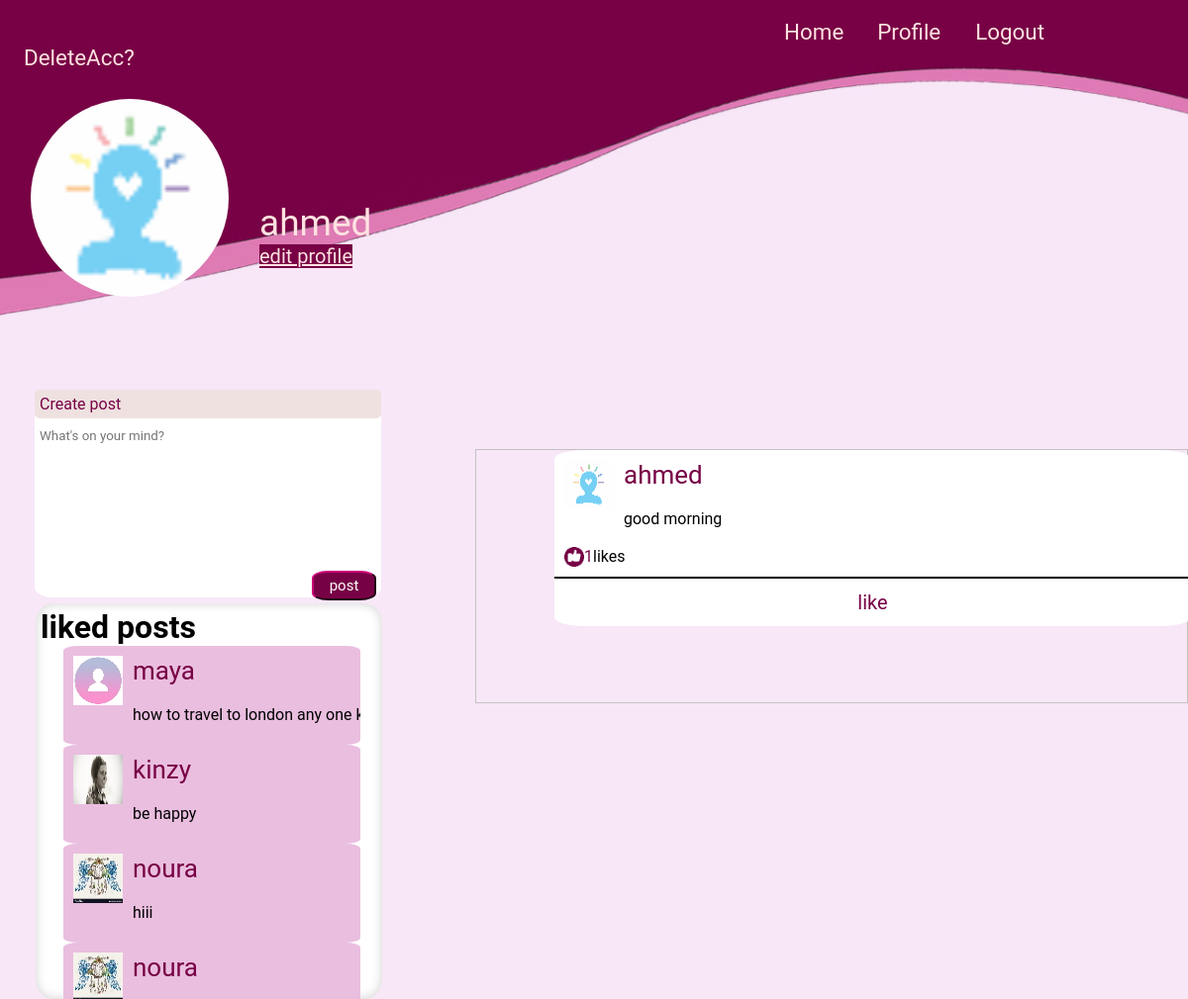
Page /userprofile.php (signed in) on the committed database.
### tables this page shows
CREATE TABLE `users` (
  `userId` int(11) NOT NULL,
  `userName` varchar(50) NOT NULL,
  `userEmail` varchar(100) NOT NULL,
  `userPassword` varchar(30) NOT NULL,
  `userPhoto` varchar(100) NOT NULL DEFAULT 'defaultavatar.jpeg'
);

CREATE TABLE `posts` (
  `postId` int(11) NOT NULL,
  `userId` int(11) NOT NULL,
  `postDescription` mediumtext NOT NULL,
  `likebutton` int(11) NOT NULL,
  `chatbutton` int(30) NOT NULL
);

### userprofile.php (the view, shortened to what this page needs)
<?php session_start();
$connection = mysqli_connect("localhost", "root", "");
$user_check = $_SESSION['userId'];
$query="select * from users where userId='$user_check'";
$ses_sql=mysqli_query($connection,$query);
$row=mysqli_fetch_assoc($ses_sql);
$username=$row["userName"];
$photo=$row["userPhoto"];
$postquery="select * from posts where userId='$user_check' ORDER BY posts.postId DESC";
$sql=mysqli_query($connection,$postquery);
$num_of_rows=mysqli_num_rows($sql);
?>
<!DOCTYPE html>
<html>
<head>
	<link rel="stylesheet" type="text/css" href="profileStyle.css" media="all">
</head>
<body style="overflow: auto;font-family:'Roboto';">
	<br>
 <div>
   <a class="homelink" href="profile.php">Home</a>
   <a class="profilelink" href="">Profile</a>
   <a class="profilelink" href="Logout.php" style="color: #FFE2E1;
  text-decoration: none;
  clear: right;
  font-size: 140%; margin-left: 31px;">Logout</a>
  <a class="delete" href="deleteaccount.php">DeleteAcc?</a>
 </div>
   <div class="userinfo">
	   <img class="profilephoto" src="<?= $photo?>" >
	   <p class="username"><?= $username?></p>
	   <a class="editProfile" href="editProfile.php">edit profile</a>
   </div>
   <div class="userpostApost">
   	 <p class="createPost">Create post</p>
   	 <form method="post">
   	 	<textarea class="texttype" name="status" placeholder="What's on your mind?"></textarea>
   	 	<input type="submit" name="postit" class="postbutton" value="post">
   	 </form>
   </div>
   <?php
extract($_POST);
?>
   <?php for ($i=0; $i < $num_of_rows; $i++) {
     $row=mysqli_fetch_assoc($sql);
     $postid=$row["postId"];
     $countQuery="select postId from likes where postId=$postid";
     $countSql=mysqli_query($connection,$countQuery);
     $countresult=mysqli_num_rows($countSql);
    ?>
   <div class="setofposts">
   	<div class="firstPost" style="overflow: auto;">
   		<img class="postprofilephoto" src="<?= $photo?>">
   		<p class="firstPostname"><?= $username?></p>
   		<div class="firstpostcontent"><?= $row["postDescription"]?></div>
   		<br>
   		<div style="display: inline-block; width: 84px;">
   		<img class="likeicon"src="like.jpeg">
   		<p class="numberoflikes" style="color: #770145"><?= $countresult?></p>
      <p class="liketext"> likes</p>
   	  </div>
      <button class="buttonlike">like</button>
    </div>
    <br> <br> <br>
   </div>
  <?php }?>
   <div class="likedposts" >
   <h1>liked posts</h1>
    <?php
     $likeQuery="select posts.* FROM users JOIN posts JOIN likes ON users.userId=likes.userId AND posts.postId=likes.postId WHERE users.userId=$user_check";
     $likeSql=mysqli_query($connection,$likeQuery);
     $numl_of_rows=mysqli_num_rows($likeSql);
     for ($i=0; $i < $numl_of_rows; $i++) {
       $rowl=mysqli_fetch_assoc($likeSql);
       $userpid=$rowl["userId"];
       $postersql=mysqli_query($connection,"select userPhoto, userName FROM users WHERE userId=$userpid");
       $rowp=mysqli_fetch_assoc($postersql);
    ?>
     <div class="likedPost">
      <img class="postprofilephoto" src="<?= $rowp["userPhoto"]?>">
      <p class="firstPostname"><?= $rowp["userName"]?></p>
      <div class="firstpostcontent"><?= $rowl["postDescription"]?></div>
      </div>
    <?php }?>
   </div>
</body>
</html>
<?php mysqli_close($connection);
      exit();
?>

### profileStyle.css (style rules this page uses)
body { background-image: url("photo1.jpeg"); background-size:100% auto; background-attachment: cover; background-color: #F8E7F7; width: 100%; height: auto; background-repeat: no-repeat; font-family:"Roboto"; }
* { box-sizing: border-box; font-family:"Roboto"; margin:0px; padding:0px; width:auto; height:auto; }
.homelink { color: #FFE2E1; text-decoration: none; margin-left: 66%; margin-top: 35%; clear: right; margin-right: 30px; font-size: 140%; }
.delete { color: #FFE2E1; text-decoration: none; margin-left: 2%; margin-top: 35%; clear: right; margin-right: 30px; font-size: 140%; }
.profilelink { color: #FFE2E1; text-decoration: none; clear: right; font-size: 140%; }
.profilephoto { border-radius: 50%; width: 200px; height: 200px; margin:31px; float: left; margin-top: -104px; }
.username { color:#FFE2E1; margin-top: 237px; font-size: 37px; }
.editProfile { color:#FFE2E1; margin-bottom:10px; background-color: #780145; border-style: none; font-size: 20px; text-decoration: underline; }
.userinfo { height: 250px; width: 550px; margin-top: -104px; }
.createPost { color: #770145; background-color: #EEE1E0; padding: 5px; border-radius: 5px; }
.userpostApost { height: 210px; width: 350px; background-color: #FFFFFF; border-radius: 5%; margin-top: -60px; margin-left: 35px; border-color: #707070; position: relative; float: left; clear: none; }
.texttype { border:none; overflow: auto; width: 300px; height: 150px; resize: none; margin-top: 5px; padding: 5px; }
.postbutton { background-color: #770145; color: #FFFEFE; border-color: #770145; border-radius: 25%; width: 65px; height: 30px; font-size: 15px; position: relative; margin-right: 5px; margin-top: -5px; float: right; }
.setofposts { width: 60%; height: 100% auto; border: 1px solid #c3c3c3; flex-wrap: wrap; align-content: initial; float: right; }
.setofposts > div { width: 643px; height: auto; background-color: white; border-radius: 5%; margin-left: 79px; margin-bottom:20px; }
.postprofilephoto { width: 50px; height: 50px; float: left; margin: 10px; }
.firstPostname { color: #770145; font-size: 26px; margin: 10px; }
.firstpostcontent { margin-top: 20px; }
.likeicon { width: 20px; height: 20px; }
.likeicon { float: left; clear: none; margin-left: 10px; }
.numberoflikes { color: #770145; float: left; clear: none; }
.buttonlike { width: 643px; height: 50px; margin-top: 10px; background-color: white; color: #770145; font-size: 20px; border-style: solid none none none; }

### userprofile.php (style rules this page uses)
.likedPost { width: 300px; height: 100px; background-color: #eabedf; border-radius: 5%; margin-left: 23px; overflow: auto; }
.likedposts { display: flex; flex-wrap: wrap; align-content: initial; width: 350px; height: 400px; overflow: auto; padding: 5px; background-color: white; margin-top: 13%; margin-left: 3%; border-radius: 5%; box-shadow: inset 0 0 11px #d0d0d0; }

### rows in the picture
users: userPhoto (picture), userName "ahmed", posts.postDescription "good morning", countresult "1"
users: userPhoto (placeholder picture), userName "maya", posts.postDescription "how to travel to london any one…"
users: userPhoto (picture), userName "kinzy", posts.postDescription "be happy"
users: userPhoto (picture), userName "noura", posts.postDescription "hiii"
